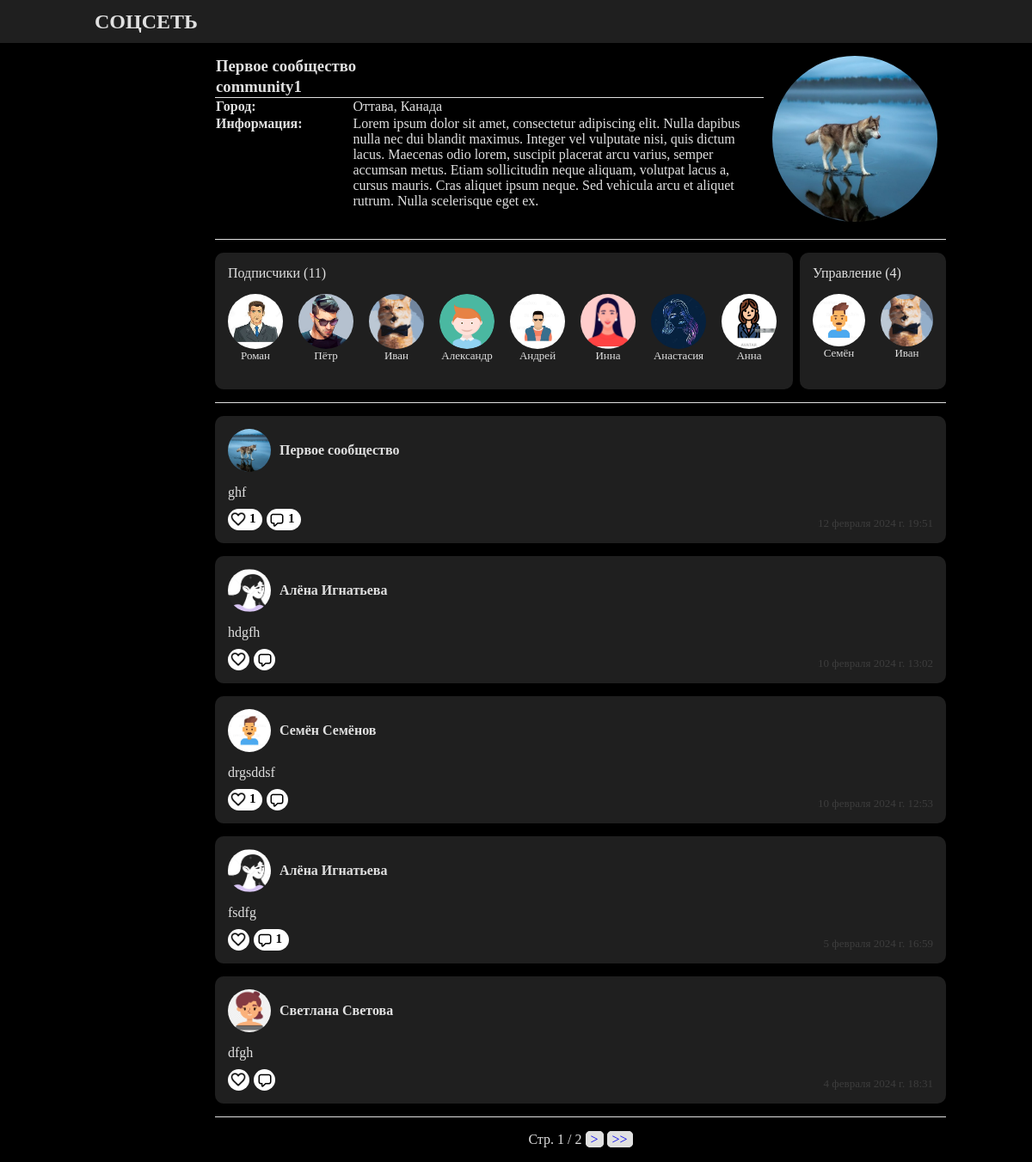
The page /community1/ on the database its author committed.
### socialapp/models.py (models this page shows, shortened)
class Community(models.Model):
    communityname = models.CharField(max_length=100, verbose_name='Название для ссылки')
    title = models.CharField(max_length=100, verbose_name='Название')
    info = models.TextField(max_length=500, null=True, blank=True, verbose_name='Описание')
    avatar = models.ImageField(upload_to=community_avatar_upload_to, null=True, blank=True, verbose_name='Аватар')
    country = models.ForeignKey(Country, on_delete=models.SET_NULL, null=True, blank=True, verbose_name='Страна')
    city = models.ForeignKey(City, on_delete=models.SET_NULL, null=True, blank=True, verbose_name='Город')
    creationdate = models.DateTimeField(auto_now_add=True, verbose_name='Дата создания')
    members = models.ManyToManyField(User, related_name='member')
    admins = models.ManyToManyField(User, through='Communityadminstration', through_fields=('community', 'user'), related_name='admin')
    slug = models.SlugField(unique=True, default=None, verbose_name='URL')
    def get_absolute_url(self):
        return reverse('profile', kwargs={'slug': self.slug})

class City(models.Model):
    name = models.CharField(max_length=100, verbose_name='Город')
    country = models.ForeignKey(Country, on_delete=models.CASCADE, verbose_name='Страна')
    add_by_user = models.BooleanField(verbose_name='Добавлен пользователем', default=False)
    def __str__(self):
        return f'{self.name}, {self.country.name}'

class Country(models.Model):
    name = models.CharField(max_length=100, verbose_name='Страна')

class Profile(models.Model):
    user = models.OneToOneField(User, on_delete=models.CASCADE)
    name = models.CharField(max_length=100, verbose_name='Имя')
    surname = models.CharField(max_length=100, verbose_name='Фамилия')
    secondname = models.CharField(max_length=100, null=True, blank=True, verbose_name='Отчество')
    city = models.ForeignKey(City, on_delete=models.SET_NULL, null=True, blank=True, verbose_name='Город')
    birthdate = models.DateField(null=True, blank=True, verbose_name='Дата рождения')
    avatar = models.ImageField(upload_to=avatar_upload_to, null=True, blank=True, verbose_name='Аватар')
    bio = models.TextField(max_length=500, null=True, blank=True, verbose_name='Информация')
    following = models.ManyToManyField('self', related_name='followers', symmetrical=False, blank=True, verbose_name='Подписки')
    slug = models.SlugField(unique=True, default=None, verbose_name='URL')
    def get_absolute_url(self):
        return reverse('profile', kwargs={'slug': self.slug})

class Post(models.Model):
    text = models.TextField(max_length=500, verbose_name='Текст записи')
    user = models.ForeignKey(User, on_delete=models.CASCADE, verbose_name='Автор')
    community = models.ForeignKey(Community, on_delete=models.CASCADE, null=True, blank=True, verbose_name='Размещено в сообществе')
    photo = models.ManyToManyField(Photo, verbose_name='Прикреплённые фото')
    creationdate = models.DateTimeField(auto_now_add=True, verbose_name='Дата создания')
    like = models.ManyToManyField(User, verbose_name='Пользователи, поставившие лайк', related_name='postlikers')
    from_community = models.BooleanField(verbose_name='Пост от имени сообщества', null=True, blank=True)
    def count_comments(self):
        return len(self.comment_set.values())
    def count_likes(self):
        return len(self.like.all())

### socialapp/views.py (the view)
# urls.py: path('<slug:slug>/', views.choisebyslug, name='profile'),
def choisebyslug(req, slug):
    if Profile.objects.filter(slug=slug):
        obj = Profile.objects.get(slug=slug)
        page = profiledetail(req, slug)
    elif Community.objects.filter(slug=slug):
        obj = Community.objects.get(slug=slug)
        page = communitydetail(req, slug)
    return page

### templates/socialapp/community_detail.html (shortened to what this page needs)
{% extends 'base.html' %}
{% load static %}
{% block css %}
    <link rel="stylesheet" href="{% static 'css/profile.css' %}">
{% endblock css %}
{% block main %}
        <div class="main-div">
            <div class="flex-row line-under padding-bottom-short">
                <div class="profile-right-div">
                    <table>
                        <tr>
                            <th colspan="2"><h3>{{ community.title }}</h3>
                            </th>
                        </tr>
                        <tr class="line-under">
                            <td colspan="2"><h3>{{ community.communityname }}</h3></td>
                        </tr>
                        <tr>
                            <th>Город:</th>
                            <td>{{ community.city }}</td>
                        </tr>
                        <tr>
                            <th>Информация:</th>
                            <td>{{ community.info }}</td>
                        </tr>
                    </table>
                </div>
                <div class="profile-left-div">
                    <div class="avatar"><img src="{{ community.avatar.url }}" alt="avatar"></div>
                </div>
            </div>
                <div class="line-under flex-row just-cont-spa-bet">
                    <div class="width-70pc card-simple">
                        <a class="link-inline" href="{% url 'communitymembers' community.slug %}">
                            <div class="margin-bottom15">Подписчики ({{ community.members.count }})</div>
                        </a>
                        <div class="flex-row margin-bottom15">
                            {% for one in random_members %}
                                <a class="avatar-name-card-small" href="{{ one.profile.get_absolute_url }}">
                                    <img src="{{ one.profile.avatar.url }}" alt="avatar">
                                    <span>{{ one.profile.name }}</span>
                                </a>
                            {% endfor %}
                        </div>
                    </div>
                    <div class="width-20pc card-simple">
                        <a class="link-inline" href="{% url 'communityadmins' community.slug %}">
                            <div class="margin-bottom15">Управление ({{ community.admins.count }})</div>
                        </a>
                        <div class="flex-row margin-bottom15">
                            {% for one in random_admins %}
                                <a class="avatar-name-card-small" href="{{ one.profile.get_absolute_url }}">
                                    <img src="{{ one.profile.avatar.url }}" alt="avatar">
                                    <span>{{ one.profile.name }}</span>
                                </a>
                            {% endfor %}
                        </div>
                    </div>
                </div>
            <div class="line-under">
                {% if community.post_set.all %}
                    {% for post in page_obj %}
                        <div class="card-simple">
                            {% if post.from_community %}
                                <a class="link-inline" href="{{ post.community.get_absolute_url }}">
                                    <div class="avatar-small"><img src="{{ post.community.avatar.url }}" alt="avatar">
                                    </div>
                                    <div class="card-user-name margin-bottom15">
                                        <div>{{ post.community.title }}</div>
                                    </div>
                                </a>
                            {% else %}
                            <a class="link-inline" href="{{ post.user.profile.get_absolute_url }}">
                                <div class="avatar-small"><img src="{{ post.user.profile.avatar.url }}" alt="avatar">
                                </div>
                                <div class="card-user-name margin-bottom15">
                                    <div>{{ post.user.profile.name }} {{ post.user.profile.surname }}</div>
                                </div>
                            </a>
                            {% endif %}
                            <div>{{ post.text|linebreaks }}</div>
                            <div class="small-font flex-row just-cont-spa-bet align-items-end margin-top10 ">
                                <div class="flex-row">
                                    <div class="post-button post-like-button" title="Like!" onclick="flike(this, {{ post.id }}, 'post')">
                                        {% if user in post.like.all %}
                                            <img src="{% static 'img/like.png' %}">
                                        {% else %}
                                            <img src="{% static 'img/like_not.png' %}">
                                        {% endif %}
                                        {% if post.count_likes > 0 %}
                                            <h3>{{ post.count_likes }}</h3>
                                        {% endif %}
                                    </div>
                                    <a class="post-button post-comment-button" title="Комментарии"
                                       href="{% url 'postcomments' community.slug post.id %}">
                                        {% if post.count_comments > 0 %}
                                            <h3>{{ post.count_comments }}</h3>
                                        {% endif %}
                                    </a>
                                </div>
                                {{ post.creationdate }}
                            </div>
                        </div>
                    {% endfor %}
                {% endif %}
            </div>
            {% if page_obj.paginator.num_pages > 1 %}
            <div class="pagination">
                <span class="step-links">
                    <span class="current">
                        Стр. {{ page_obj.number }} / {{ page_obj.paginator.num_pages }}
                    </span>
                    {% if page_obj.has_next %}
                        <a href="?page={{ page_obj.next_page_number }}">></a>
                        <a href="?page={{ page_obj.paginator.num_pages }}">>></a>
                    {% endif %}
                </span>
            </div>
            {% endif %}
        </div>
    {% endblock main %}

### socialapp/static/css/main.css (style rules this page uses)
*, *::before, *::after { box-sizing: border-box; }
h1, h2, h3, h4, h5 { margin-top: 0; margin-bottom: 0; }
body { margin: 55px 0 0; box-sizing: border-box; background-color: black; font-family: "Malgun Gothic"; color: #e0e0e0; font-size: medium; }
.card-simple { background-color: #1f1f1f; padding: 15px; margin-bottom: 15px !important; border-radius: 10px; position: relative; }
.card-simple p { padding-right: 50px; }
.post-button { font-size: small; min-width: 25px; height: 25px; background-color: #ffffff; border-radius: 12.5px; text-align: center; text-decoration: none; color: black; display: flex; flex-direction: row; align-items: center; margin-right: 5px; }
.post-button h3 { margin: 0 5px 2px 3px; }
.post-comment-button { padding: 0 2.5px; }
.post-like-button { padding: 0 2px; }
.post-like-button img { width: 20px; height: 20px; }
.margin-top10 { margin-top: 10px; }
.margin-bottom15 { margin-bottom: 15px; }
.padding-bottom-short { padding-bottom: 10px; }
.flex-row { display: flex; flex-direction: row; }
.width-20pc { width: 20%; }
.width-70pc { width: 79%; }
.align-items-end { align-items: end; }
.just-cont-spa-bet { justify-content: space-between; }
.link-inline { color: inherit; text-decoration: none; }
.main-div { width: 85%; padding-top: 10px; }
.main-div table { text-align: left; }
.small-font { font-size: small; color: #3d3d3d; }
table { width: 100%; border-collapse: collapse; }
.pagination { width: 100%; margin-bottom: 15px; }
.step-links { display: block; width: max-content; margin: auto; line-height: 22px; vertical-align: center; }
.step-links a { text-decoration: none; background-color: #e0e0e0; border-radius: 5px; border: solid #e0e0e0 1px; padding: 0 5px; }

### socialapp/static/css/profile.css (style rules this page uses)
.avatar, .avatar-small { aspect-ratio: 1 / 1; overflow: hidden; border-radius: 50%; display: flex; flex-direction: row; align-items: center; }
.avatar { width: 100%; margin-bottom: 10px; }
.avatar-small { width: 50px; float: left; }
.avatar img, .avatar-small img { object-fit: cover; width: 100%; height: 100%; position: center; }
.avatar-name-card-small { display: flex; flex-direction: column; align-items: center; width: 64px; height: 81px; font-size: small; color: inherit; text-decoration: none; text-overflow: ellipsis; margin-left: 18px; }
.avatar-name-card-small:first-child { margin-left: 0; }
.avatar-name-card-small img { aspect-ratio: 1 / 1; overflow: hidden; border-radius: 50%; object-fit: cover; width: 100%; position: center; }
.avatar-name-card-small span { text-align: center; width: 100%; overflow: hidden; text-overflow: clip; }
.card-user-name { margin-left: 60px; height: 50px; font-weight: bold; display: flex; flex-direction: column; align-items: start; justify-content: center; }
.profile-left-div { padding: 0 10px; width: 25%; }
.profile-right-div { width: 75%; }
table { width: 100%; border-collapse: collapse; }
th { width: 25%; vertical-align: top; }
.line-under { border-bottom: 1px solid #e0e0e0; margin-bottom: 15px; width: 100%; }
p { margin: 0; }

### rows shown on the page
Community: title "Первое сообщество", communityname "community1", city "Оттава, Канада", info "Lorem ipsum dolor sit amet, consectetur adipiscing elit. Nulla dapibus nulla nec dui blandit maximus. Integer vel vulputate nisi, quis dictum lacus. Maecenas odio lorem, suscipit placerat arcu varius, semper accumsan metus. Etiam sollicitudin neque aliquam, volutpat lacus a, cursus mauris. Cras aliquet ipsum neque. Sed vehicula arcu et aliquet rutrum. Nulla scelerisque eget ex.", avatar (picture), members.count "11", admins.count "4"
Post: community.avatar (picture), community "Первое сообщество", text "ghf", count_likes "1", count_comments "1", creationdate "12 февраля 2024 г. 19:51"
Post: user.profile.avatar (picture), user.profile.name "Алёна", user.profile.surname "Игнатьева", text "hdgfh", creationdate "10 февраля 2024 г. 13:02"
Post: user.profile.avatar (picture), user.profile.name "Семён", user.profile.surname "Семёнов", text "drgsddsf", count_likes "1", creationdate "10 февраля 2024 г. 12:53"
Post: user.profile.avatar (picture), user.profile.name "Алёна", user.profile.surname "Игнатьева", text "fsdfg", count_comments "1", creationdate "5 февраля 2024 г. 16:59"
Post: user.profile.avatar (picture), user.profile.name "Светлана", user.profile.surname "Светова", text "dfgh", creationdate "4 февраля 2024 г. 18:31"

### other values the page prints
{{ one.profile.name }} "Роман"
{{ one.profile.name }} "Пётр"
{{ one.profile.name }} "Иван"
{{ one.profile.name }} "Александр"
{{ one.profile.name }} "Андрей"
{{ one.profile.name }} "Инна"
{{ one.profile.name }} "Анастасия"
{{ one.profile.name }} "Анна"
{{ one.profile.name }} "Семён"
{{ page_obj.number }} "1"
{{ page_obj.paginator.num_pages }} "2"
